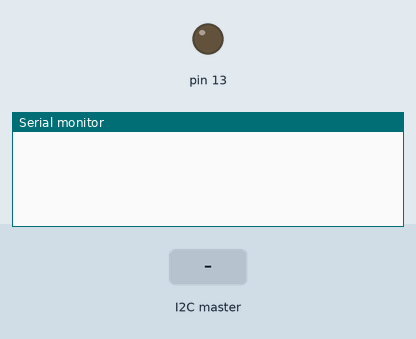
Simulated run of this sketch. Board: Arduino Uno, built with avr-gcc and run on an emulated ATmega328P. Parts: output pins drawn as LEDs (lit = HIGH), the last lines printed to the serial monitor. The test bench sets the inputs (shaded band).

Above: at 1.2 s.
1.3 s: the I2C master sends the byte 1
At 2.5 s:
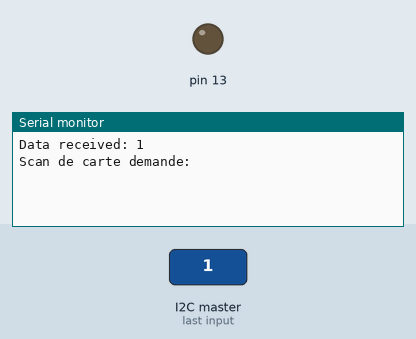
2.8 s: the I2C master sends the byte 2
At 3.7 s:
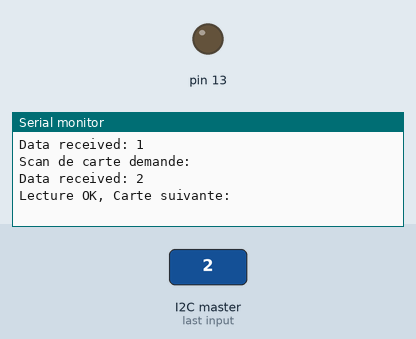

Measured:
- after the input at 1.3 s, the serial monitor: prints a new line at once (image 1)
- after the input at 2.8 s, the serial monitor: prints a new line at once (image 2)

The sketch:

I2c.ino
```cpp
#include <Wire.h>
#include <SPI.h>
#include <Mirf.h>
#include <nRF24L01.h>
#include <MirfHardwareSpiDriver.h>

#define SLAVE_ADDRESS 0x04
int number = 0;
int state = 0;
//String data = "ABC";
//char a='3',b='d',c='S',d='5',e='R',f='0',g='7',h='/',x=0;
//char tab[8]={'3','a','0','0','0','0','0','0'};
//int i=0;
//char sendStatus[8] = "4C3456r"; // initialize the container variable
char sendStatus[8] = "abcdef"; // initialize the container variable
int index = 0; // initialize the index variable

void setup()
{
    pinMode(13, OUTPUT);
    pinMode(8, INPUT);           // set pin to input
    digitalWrite(8, HIGH);       // turn on pullup resistors
    Serial.begin(9600);         // start serial for output
    // initialize i2c as slave
    Wire.begin(SLAVE_ADDRESS);

    // define callbacks for i2c communication
    Wire.onReceive(receiveData);
    Wire.onRequest(sendData);

  //  Serial.println("Go !");
  //  Serial.println("Ready!");
  //Serial.println("Attente d'un scan de carte: ");
}

void loop() {

      delay(100);

}
/*
void receiveData(int byteCount){
   Serial.print("data received: ");
        String strMsg;
   while(Wire.available() > 0) {
           char c = Wire.read();
      strMsg += String(c);
   }
   Serial.println();
   Serial.print(strMsg);
   Serial.println();

}
*/

// callback for received data
void receiveData(int byteCount){

    while(Wire.available()) {
        number = Wire.read();
        Serial.print("Data received: ");
        Serial.println(number);

        if (number == 1) // Une lecture de
        {

            Serial.println("Scan de carte demande: ");
                //if (state == 0)
                //  digitalWrite(13, HIGH); // set the LED on
               // state = 1;
         }
         else if(number == 2)
         {
                  Serial.println("Lecture OK, Carte suivante: ");
                  //digitalWrite(13, LOW); // set the LED off
                //state = 0;
         }

     }
}

// callback for sending data
void sendData(){

Wire.write(sendStatus[index]);
++index;
if (index >= 8)
{
    index = 0;
}
   // Wire.write(strMsg);
  //byte buffer[3];
  //buffer[0]=1;
  /*
  switch(number)
  {
  case 0:
  Wire.write(tab[0]);
  break;
  case 1:
  Wire.write(tab[1]);
  break;
  case 2:
  Wire.write(tab[2]);
  break;
  case 3:
  Wire.write(tab[3]);
  break;
  case 4:
  Wire.write(tab[4]);
  break;
  case 5:
  Wire.write(tab[5]);
    break;
  case 6:
  Wire.write(tab[6]);
    break;
  case 7:
  Wire.write(tab[7]);
    break;
 */

}
/*
void receiveData(int byteCount){
   Serial.print("data received: ");
        String strMsg;
   while(Wire.available() > 0) {
           char c = Wire.read();
      strMsg += String(c);
   }
   Serial.println();
   Serial.print(strMsg);
   Serial.println();

}
*/
```
